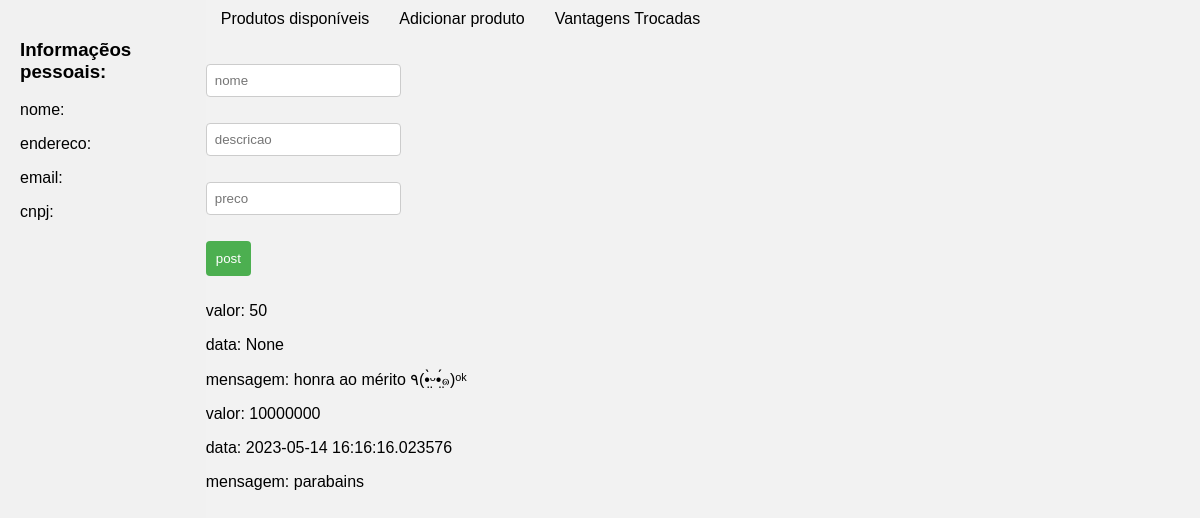
The page /parceiro/4 on the database its author committed.
### model.py (models this page shows)
class Transacao(db.Model):
    id = db.Column("id_transacao", db.Integer, primary_key=True)
    origem = db.Column(db.Integer, db.ForeignKey("usuario.id"))
    destino = db.Column(db.Integer, db.ForeignKey("usuario.id"))
    valor = db.Column(db.Integer)
    data = db.Column(db.String(20))
    mensagem = db.Column(db.String(100))

### routes.py (the view)
@app.route("/parceiro/<int:u>", methods=["POST", "GET"])
def parceiro(u):
    parca = db.session.get(Parceiro, u)
    prod = Produto.query.filter_by(id_parceiro=u).all()
    ta = Transacao.query.filter_by(destino=u).all()
    return render_template("/parceiro.html", parca=parca, prod=prod, ta=ta)

### templates/parceiro.html (shortened to what this page needs)
<!DOCTYPE html>
<html lang="en">
<head>
    <link rel="stylesheet" href="{{ url_for('static', filename='shared.css') }}">
    <link rel="stylesheet" href="{{ url_for('static', filename='pages.css') }}">
</head>
<body>
    <div class="container">
        <div class="sidebar">
            <h3>Informaçẽos pessoais: </h3>
            <p>nome: {{ parca.nome }}</p>
            <p>endereco: {{ parca.endereco }}</p>
            <p>email: {{ parca.email }}</p>
            <p>cnpj: {{ parca.cnpj}} </p>
        </div>
        <div class="tabs">
            <div class="tab-list">
                <li class="tablinks" onclick="openTab(event, 'produtosDisponiveis')">Produtos disponíveis</li>
                <li class="tablinks" onclick="openTab(event, 'adicionarProduto')">Adicionar produto</li>
                <li class="tablinks" onclick="openTab(event, 'vantagensTrocadas')">Vantagens Trocadas</li>
            </div>
            <div class="tabs">
                <div id="adicionarProduto">
                    <form action="/parceiro/{{ parca.id }}/add" method="POST">
                        <p><input type="text" name="nome" placeholder="nome" /></p>
                        <p><input type="text" name="descricao" placeholder="descricao" /></p>
                        <p><input type="number" name="preco" placeholder="preco" /></p>
                        <p><input type="submit" value="post"/></p>
                    </form>
                </div>
                <div id="vantagensTrocadas" class="tabcontent">
                    {% for t in ta %}
                        <p>valor: {{ t.valor }}</p>
                        <p>data: {{ t.data }}</p>
                        <p>mensagem: {{ t.mensagem }}</p>
                    {% endfor %}
                </div>
            </div>
        </div>
    </div>
</body>
</html>

### static/shared.css (style rules this page uses)
body { font-family: Arial, sans-serif; background-color: #f2f2f2; margin: 0; padding: 0; }
input, select { padding: 8px; margin-bottom: 10px; border: 1px solid #ccc; border-radius: 4px; }
input[type="submit"] { background-color: #4CAF50; color: white; border: none; padding: 10px; border-radius: 4px; cursor: pointer; }

### static/pages.css (style rules this page uses)
.container { display:flex; }
.sidebar { width: 200px; height: 100vh; background-color: #f1f1f1; padding: 20px; position: sticky; }
li { margin-bottom: 10px; }
.tabs { width: 100%; }
.tab-list { display: flex; list-style-type: none; padding: 0; margin: 0; }
.tab-list li { cursor: pointer; padding: 10px 15px; }

### rows shown on the page
Transacao: valor "50", data "None", mensagem "honra ao mérito ٩(•̤̀ᵕ•̤́๑)ᵒᵏ"
Transacao: valor "10000000", data "2023-05-14 16:16:16.023576", mensagem "parabains"
